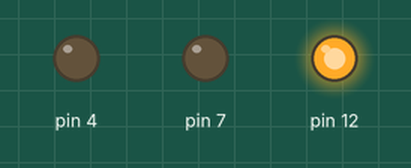
Simulated run of this sketch. Board: Arduino Uno, built with avr-gcc and run on an emulated ATmega328P. Parts: output pins drawn as LEDs (lit = HIGH).

Above: at 0.1 s.
At 1.5 s:
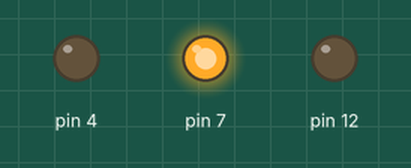
At 4.9 s:
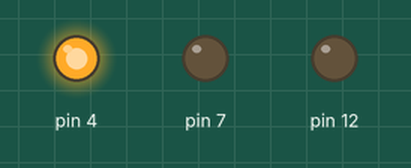
At 6.1 s:
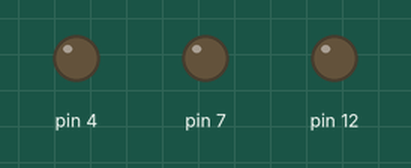
Timing chart, 0 to 8.3 s (numbered marks = the images above):
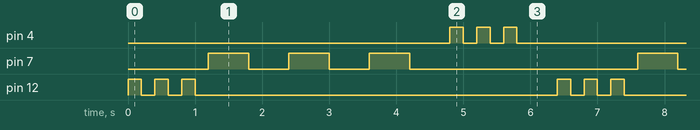

Measured:
- by itself, pin 4, pin 12: repeats every 6.4 s: 2 × (LOW 0.20 s, HIGH 0.20 s), LOW 5.4 s, HIGH 0.20 s
- by itself, pin 7: repeats every 6.4 s: 2 × (LOW 0.60 s, HIGH 0.60 s), LOW 3.4 s, HIGH 0.60 s
- by itself, everything shown: repeats every 6.4 s, in 18 steps

The sketch:

LED_SOS.ino
```cpp
void setup() {
  // put your setup code here, to run once:
  pinMode(12, OUTPUT);
  pinMode(7, OUTPUT);
  pinMode(4, OUTPUT);

}

void loop() {
  // put your main code here, to run repeatedly:

  for (int i = 0; i < 3; i++)
  {
  digitalWrite(12, HIGH);
  delay(200);
  digitalWrite(12, LOW);
  delay(200);
  }

  for (int i = 0; i < 3; i++)
  {
  digitalWrite(7, HIGH);
  delay(600);
  digitalWrite(7, LOW);
  delay(600);
  }

    for (int i = 0; i < 3; i++)
  {
  digitalWrite(4, HIGH);
  delay(200);
  digitalWrite(4, LOW);
  delay(200);
  }

  delay(400);
}
```
